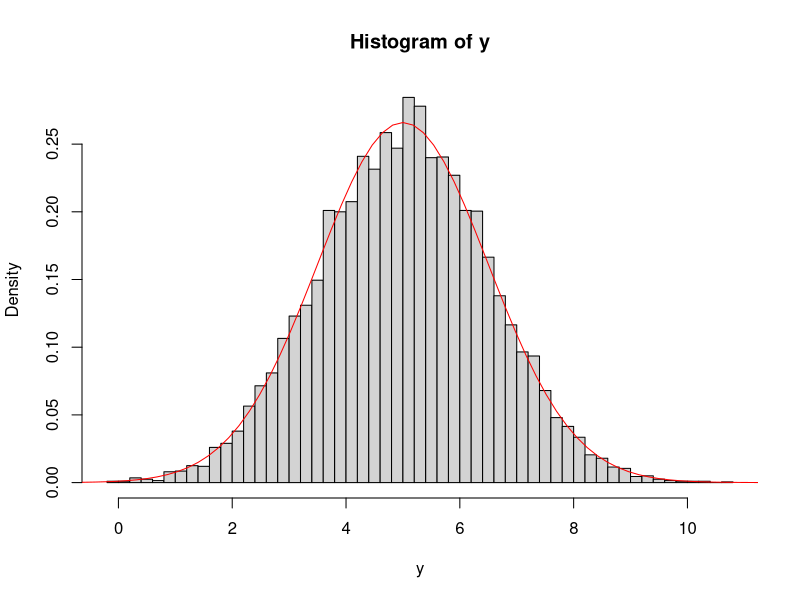
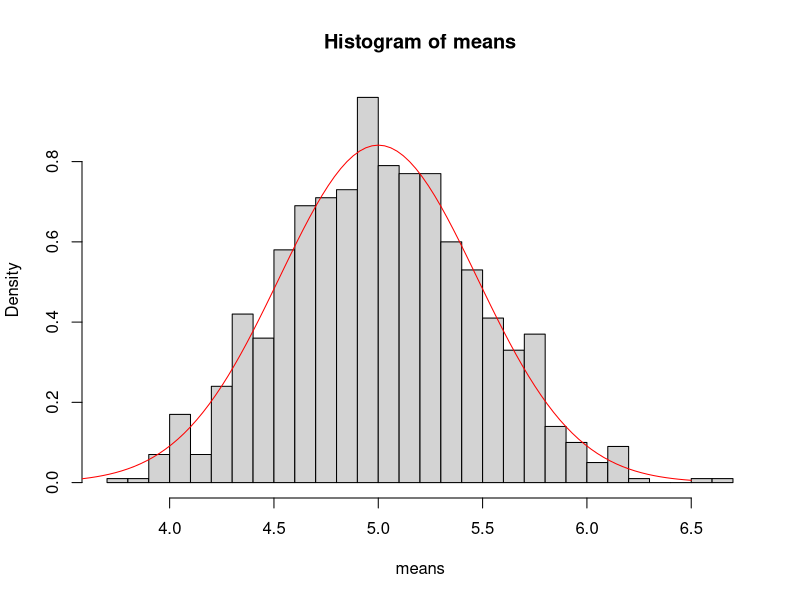
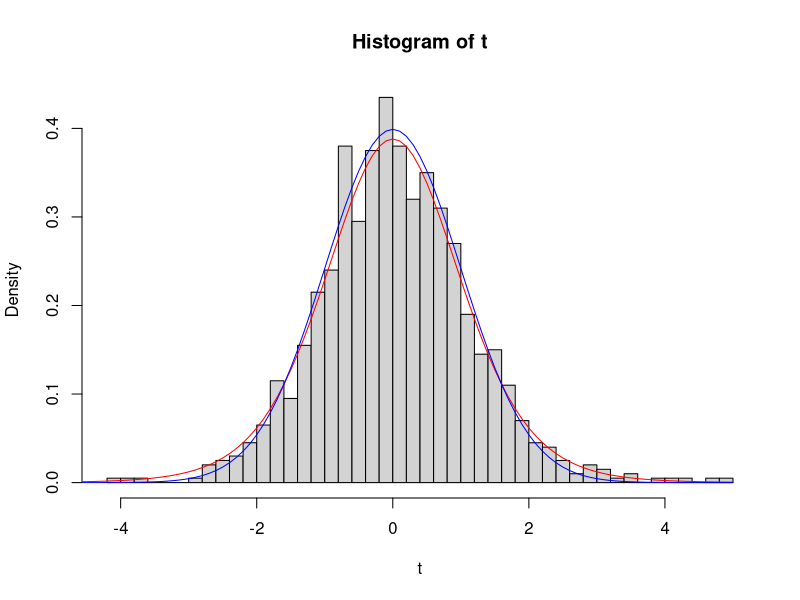

Write R code to recreate these figures, in order.
#
# Statistiek 3 BIN 2015-2016
#
# Les 05
#

# Make 10 000 random normally distributed numbers
N <- 10000
mu <- 5.0
sigma <- 1.5
y <- rnorm(N, mean = mu, sd = sigma)

# Make a histogram
hist(y, breaks=40, freq = F)
curve(dnorm(x, mean = mu, sd = sigma), from=mu-6*sigma, to=mu+6*sigma, col="red", add=T)


# Make 1000 datasets of 10 points, and evaluate the 1000 averages
n <- 10

M <- matrix(y, ncol = n, byrow = T)
means <- apply(M, 1, mean)

# OR

n.sets <- N/n
g <- factor(rep(1:n.sets, each=n))
means <- tapply(y,g,mean)


hist(means, freq = F, breaks = 40)
curve(dnorm(x, mean = mu, sd = sigma/sqrt(n)), from = 3.5, to = 6.5, col="red", add = T)

stdevs <- tapply(y,g,sd)
s.mean <- stdevs/sqrt(n)

t <- (means - mu)/s.mean

hist(t, freq = F, breaks = 40)
curve(dt(x, df = n-1), from =-5, to = 5, col="red", add=T)
curve(dnorm(x, mean=0, sd=1), from =-5, to = 5, col="blue", add=T)
